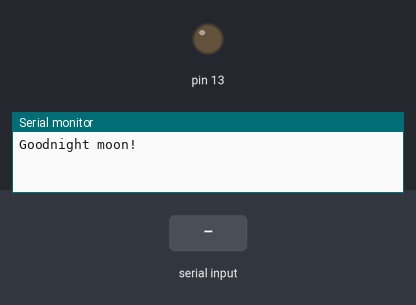
A sketch run on a simulated Arduino Uno, built with avr-gcc and run on an emulated ATmega328P. On the bench: output pins drawn as LEDs (lit = HIGH), the last lines printed to the serial monitor. The test bench sets the inputs (shaded band).

Above: at 1.2 s.
1.3 s: "ledon\n" received over the second serial link
At 2.4 s:
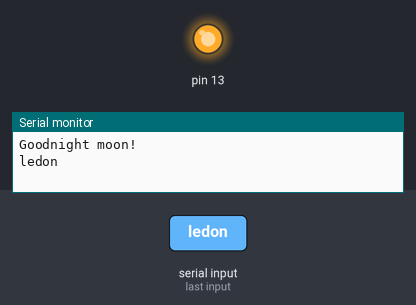
2.8 s: "ledoff\n" received over the second serial link
At 3.6 s:
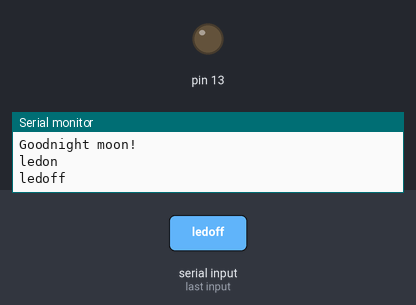
Timing chart, 0 to 5.8 s (numbered marks = the images above; inputs shaded):
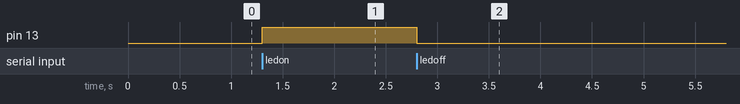

The sketch:

SoftwareSerial_board_to_board_1108.ino
```cpp
#include <SoftwareSerial.h>
SoftwareSerial mySerial(10, 11); // RX, TX

void setup()
{
  Serial.begin(9600);
  while (!Serial)
  {
  }

  Serial.println("Goodnight moon!");

  mySerial.begin(9600); // set the data rate for the SoftwareSerial port
  mySerial.println("Hello, world?");

  pinMode(13,OUTPUT);
}

void loop()
{
  char str[20];
  int cnt;

#if 0
  if (mySerial.available())
  {
    cnt = mySerial.readBytesUntil('\n', str, sizeof(str)); //
    str[cnt]= '\n';   //
    str[cnt+1]= '\0'; // 문자열 끝 처리
    Serial.print(str);

    if(!strncmp(str,"ledon",5))
    {
      digitalWrite(13,HIGH);
    }
    else if (!strncmp(str,"ledoff",6))
    {
      digitalWrite(13,LOW);
    }
  }
#endif

#if 1
  if (mySerial.available())
  {
    cnt = mySerial.readBytesUntil('\n', str, sizeof(str));
    str[cnt]= '\n';
    str[cnt+1]= '\0';

    Serial.print(str);

    if(!strncmp(str,"ledon",5))
      str[5] == '0' ? digitalWrite(12,HIGH) : digitalWrite(13,HIGH);
    else if (!strncmp(str,"ledoff",6))
      str[6] == '0' ? digitalWrite(12,LOW) : digitalWrite(13,LOW);
  }
#endif

  if (Serial.available())
  {
    mySerial.write(Serial.read());// 연결된 board에 보냄
  }
}
```

Measured:
- after the input at 1.3 s, pin 13: LOW → HIGH at once
- after the input at 2.8 s, pin 13: HIGH → LOW at once
